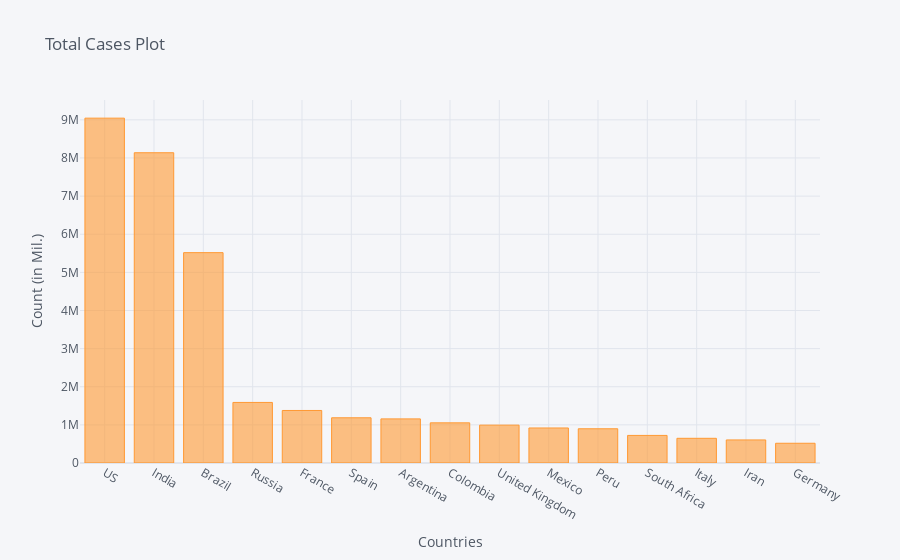

Here is the notebook cell this chart was saved with:
### Code cell
corona_dframe_agg_plot.iplot(kind='bar', x='Country/Region', y='10/30/20',
                             title='Total Cases Plot',xTitle='Countries',yTitle='Count (in Mil.)')

### Figure 1 — Plotly figure (JSON) as saved in the notebook; plotly's stock layout.template omitted (floating-point values rounded to 4 significant figures)
{"data": [{"marker": {"color": "rgba(255, 153, 51, 0.6)", "line": {"color": "rgba(255, 153, 51, 1.0)", "width": 1}}, "name": "10/30/20", "orientation": "v", "text": "", "type": "bar", "x": ["US", "India", "Brazil", "Russia", "France", "Spain", "Argentina", "Colombia", "United Kingdom", "Mexico", "Peru", "South Africa", "Italy", "Iran", "Germany"], "y": [9044255, 8137119, 5516658, 1588433, 1377347, 1185678, 1157179, 1053122, 992874, 918811, 897594, 723682, 647674, 604952, 517736]}], "layout": {"legend": {"bgcolor": "#F5F6F9", "font": {"color": "#4D5663"}}, "paper_bgcolor": "#F5F6F9", "plot_bgcolor": "#F5F6F9", "title": {"font": {"color": "#4D5663"}, "text": "Total Cases Plot"}, "xaxis": {"gridcolor": "#E1E5ED", "showgrid": true, "tickfont": {"color": "#4D5663"}, "title": {"font": {"color": "#4D5663"}, "text": "Countries"}, "zerolinecolor": "#E1E5ED"}, "yaxis": {"gridcolor": "#E1E5ED", "showgrid": true, "tickfont": {"color": "#4D5663"}, "title": {"font": {"color": "#4D5663"}, "text": "Count (in Mil.)"}, "zerolinecolor": "#E1E5ED"}}}
